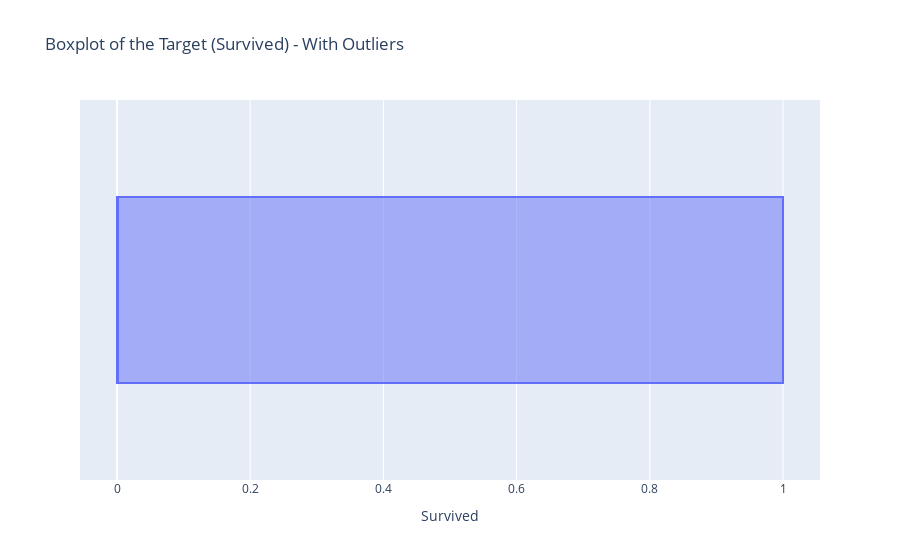
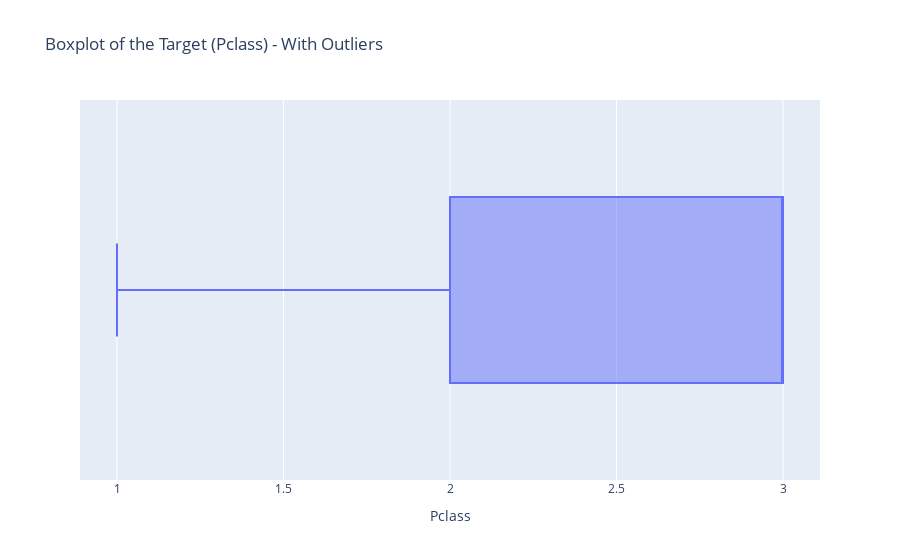
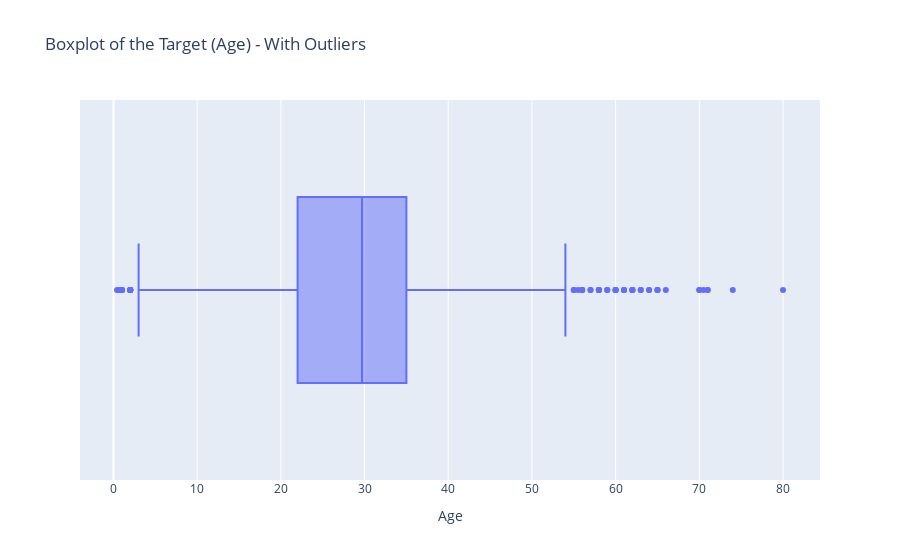
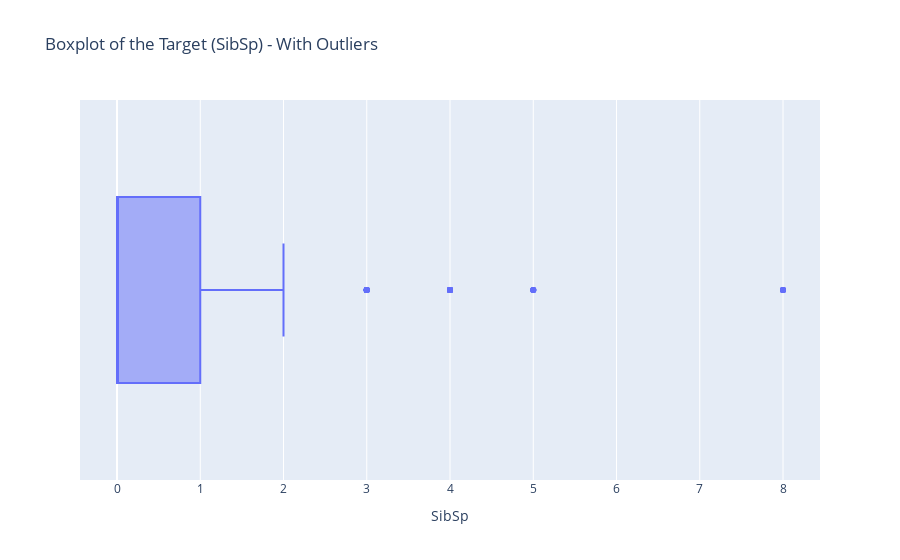

The notebook cell these images were saved under, in order:
### Markdown cell above
### Visualize the outliers of the numerical features

### Code cell
# Plot / Visualize the outliers of the numerical features
import matplotlib.pyplot as plt
import plotly.express as px

for col in df.select_dtypes(include=['int64', 'float64']).columns:
    fig = px.box(
        data_frame=df, 
        x=col,
        orientation='h',
        title=f'Boxplot of the Target ({col}) - With Outliers'
    )
    fig.show()

### Figure 1 — Plotly figure (JSON) as saved in the notebook; plotly's stock layout.template omitted (floating-point values rounded to 4 significant figures; data arrays with more than 128 entries replaced by an {"elided": "..."} marker saying what was removed)
{"data": [{"alignmentgroup": "True", "hovertemplate": "Survived=%{x}<extra></extra>", "legendgroup": "", "marker": {"color": "#636efa"}, "name": "", "notched": false, "offsetgroup": "", "orientation": "h", "showlegend": false, "type": "box", "x": {"elided": "891 int values"}, "x0": " ", "xaxis": "x", "y0": " ", "yaxis": "y"}], "layout": {"boxmode": "group", "legend": {"tracegroupgap": 0}, "title": {"text": "Boxplot of the Target (Survived) - With Outliers"}, "xaxis": {"anchor": "y", "domain": [0, 1], "title": {"text": "Survived"}}, "yaxis": {"anchor": "x", "domain": [0, 1]}}}

### Figure 2 — Plotly figure (JSON) as saved in the notebook; plotly's stock layout.template omitted (floating-point values rounded to 4 significant figures; data arrays with more than 128 entries replaced by an {"elided": "..."} marker saying what was removed)
{"data": [{"alignmentgroup": "True", "hovertemplate": "Pclass=%{x}<extra></extra>", "legendgroup": "", "marker": {"color": "#636efa"}, "name": "", "notched": false, "offsetgroup": "", "orientation": "h", "showlegend": false, "type": "box", "x": {"elided": "891 int values"}, "x0": " ", "xaxis": "x", "y0": " ", "yaxis": "y"}], "layout": {"boxmode": "group", "legend": {"tracegroupgap": 0}, "title": {"text": "Boxplot of the Target (Pclass) - With Outliers"}, "xaxis": {"anchor": "y", "domain": [0, 1], "title": {"text": "Pclass"}}, "yaxis": {"anchor": "x", "domain": [0, 1]}}}

### Figure 3 — Plotly figure (JSON) as saved in the notebook; plotly's stock layout.template omitted (floating-point values rounded to 4 significant figures; data arrays with more than 128 entries replaced by an {"elided": "..."} marker saying what was removed)
{"data": [{"alignmentgroup": "True", "hovertemplate": "Age=%{x}<extra></extra>", "legendgroup": "", "marker": {"color": "#636efa"}, "name": "", "notched": false, "offsetgroup": "", "orientation": "h", "showlegend": false, "type": "box", "x": {"elided": "891 float values"}, "x0": " ", "xaxis": "x", "y0": " ", "yaxis": "y"}], "layout": {"boxmode": "group", "legend": {"tracegroupgap": 0}, "title": {"text": "Boxplot of the Target (Age) - With Outliers"}, "xaxis": {"anchor": "y", "domain": [0, 1], "title": {"text": "Age"}}, "yaxis": {"anchor": "x", "domain": [0, 1]}}}

### Figure 4 — Plotly figure (JSON) as saved in the notebook; plotly's stock layout.template omitted (floating-point values rounded to 4 significant figures; data arrays with more than 128 entries replaced by an {"elided": "..."} marker saying what was removed)
{"data": [{"alignmentgroup": "True", "hovertemplate": "SibSp=%{x}<extra></extra>", "legendgroup": "", "marker": {"color": "#636efa"}, "name": "", "notched": false, "offsetgroup": "", "orientation": "h", "showlegend": false, "type": "box", "x": {"elided": "891 int values"}, "x0": " ", "xaxis": "x", "y0": " ", "yaxis": "y"}], "layout": {"boxmode": "group", "legend": {"tracegroupgap": 0}, "title": {"text": "Boxplot of the Target (SibSp) - With Outliers"}, "xaxis": {"anchor": "y", "domain": [0, 1], "title": {"text": "SibSp"}}, "yaxis": {"anchor": "x", "domain": [0, 1]}}}
